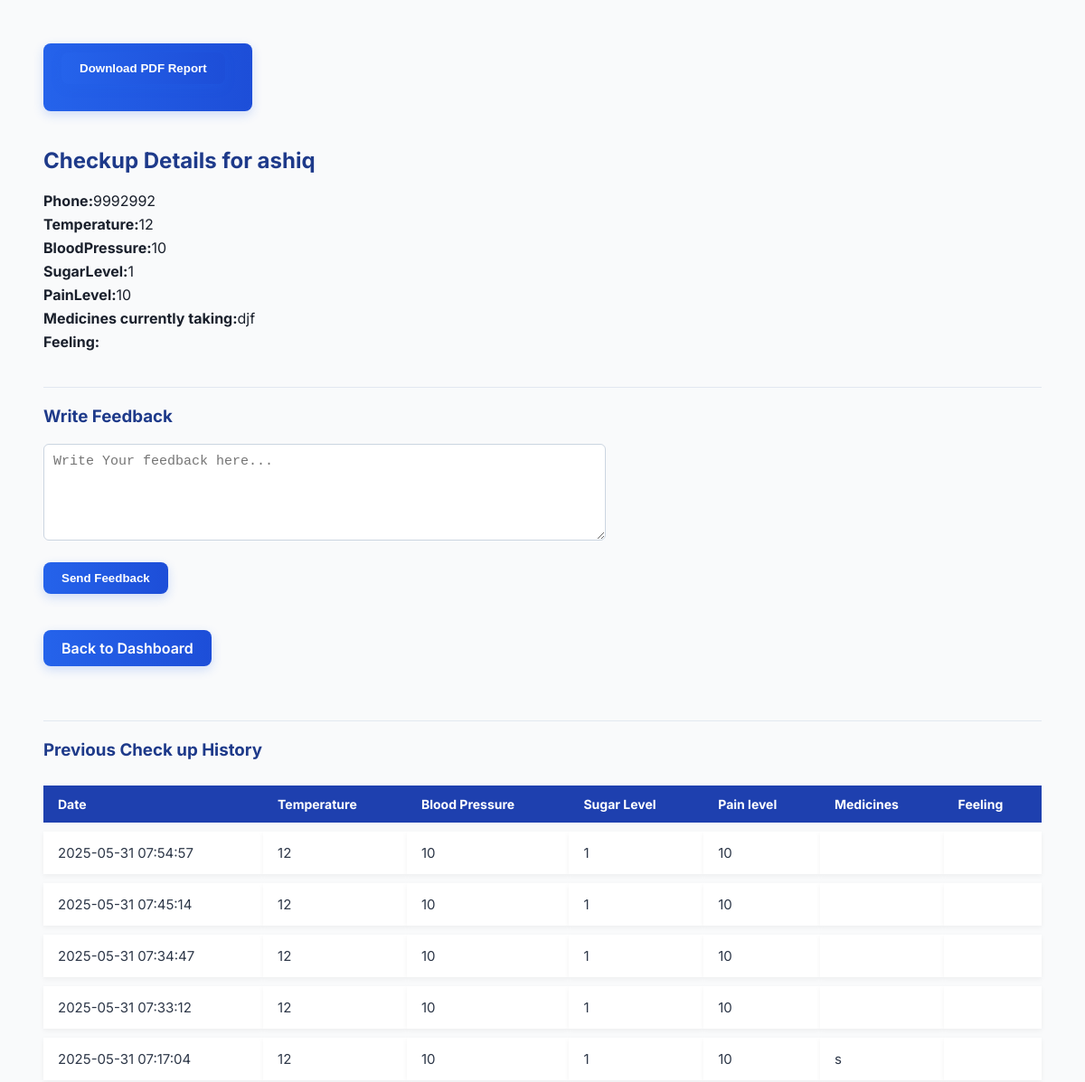
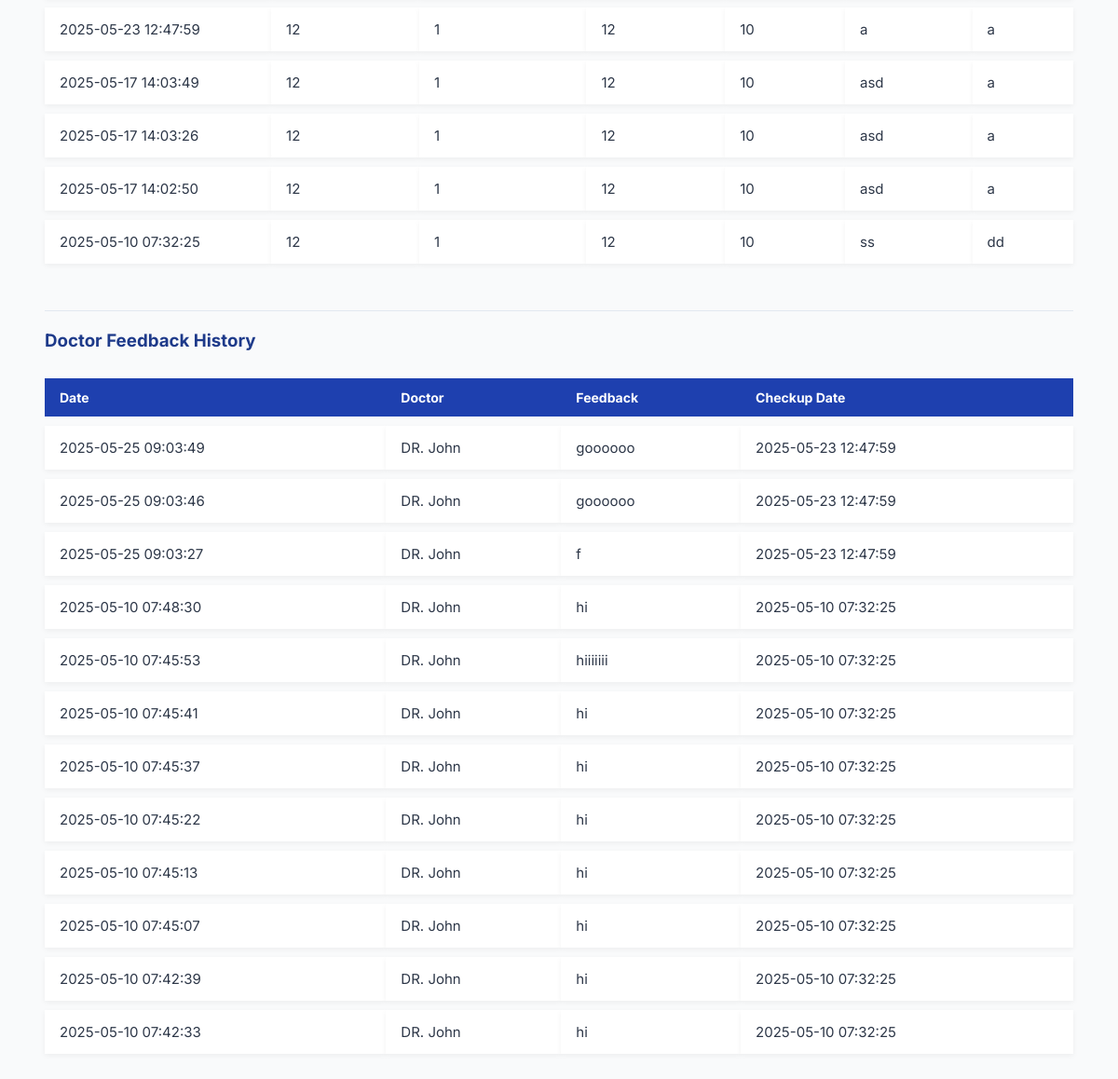
The app's page /doctor/view_checkup.php?id=19 (signed in) with its own data (2 pictures, top to bottom).
### tables this page shows
CREATE TABLE `checkups` (
  `id` int(11) NOT NULL,
  `user_id` int(11) NOT NULL,
  `full_name` varchar(100) NOT NULL,
  `phone` varchar(20) DEFAULT NULL,
  `temperature` varchar(10) DEFAULT NULL,
  `blood_pressure` varchar(20) DEFAULT NULL,
  `sugar_level` varchar(20) DEFAULT NULL,
  `pain_level` varchar(50) DEFAULT NULL,
  `medicines` text DEFAULT NULL,
  `feeling` text DEFAULT NULL,
  `created_at` timestamp NOT NULL DEFAULT current_timestamp()
);

CREATE TABLE `doctor_feedback` (
  `id` int(11) NOT NULL,
  `checkup_id` int(11) NOT NULL,
  `doctor_id` int(11) NOT NULL,
  `feedback` text NOT NULL,
  `created_at` timestamp NOT NULL DEFAULT current_timestamp()
);

CREATE TABLE `users` (
  `id` int(11) NOT NULL,
  `name` varchar(100) DEFAULT NULL,
  `email` varchar(100) DEFAULT NULL,
  `password` varchar(255) NOT NULL,
  `role` enum('patient','doctor') DEFAULT 'patient'
);

### doctor/view_checkup.php (the view, shortened to what this page needs)
<?php
require '../config/db.php';
$checkup_id = $_GET['id'];
$stmt = $pdo->prepare("SELECT c.*, u.name AS patient_name, u.email AS
patient_email FROM checkups c JOIN users u ON c.user_id = u.id WHERE c.id =?");
$stmt->execute([$checkup_id]);
$checkup = $stmt->fetch();
$patient_id = $checkup['user_id'];
$historyStmt = $pdo->prepare("SELECT * FROM checkups WHERE user_id = ? and id != ? ORDER BY created_at DESC");
$historyStmt->execute([$patient_id,$checkup_id]);
$history = $historyStmt->fetchAll();
$feedbackStmt = $pdo->prepare("SELECT f.feedback, f.created_at, d.name, c.created_at AS checkup_date
FROM doctor_feedback f JOIN users d ON f.doctor_id = d.id JOIN checkups c ON f.checkup_id = c.id
WHERE c.user_id = ? ORDER BY f.created_at DESC");
$feedbackStmt->execute([$patient_id]);
$feedbackHistory = $feedbackStmt->fetchAll();
?>
<!DOCTYPE html>
<html>
<head>
</head>
<body>
    <a href ="export_pdf.php?id=<?= $checkup['id'] ?>" class="button-link" target="_blank">
        <button type="button">Download PDF Report</button>
</a>
    <h2>Checkup Details for <?= htmlspecialchars($checkup['full_name']) ?></h2>
    <p><strong>Phone:</strong><?= htmlspecialchars($checkup['phone']) ?></p>
    <p><strong>Temperature:</strong><?= htmlspecialchars($checkup['temperature']) ?></p>
    <p><strong>BloodPressure:</strong><?= htmlspecialchars($checkup['blood_pressure']) ?></p>
    <p><strong>SugarLevel:</strong><?= htmlspecialchars($checkup['sugar_level']) ?></p>
    <p><strong>PainLevel:</strong><?= htmlspecialchars($checkup['pain_level']) ?></p>
    <p><strong>Medicines currently taking:</strong><?= nl2br(htmlspecialchars($checkup['medicines'])) ?></p>
    <p><strong>Feeling:</strong><?= nl2br(htmlspecialchars($checkup['feeling'])) ?></p>
    <hr>
    <h3>Write Feedback</h3>
    <form method="POST">
        <textarea name="feedback" rows="5" cols="50" placeholder="Write Your feedback here..."></textarea><br><br>
        <button type="submit">Send Feedback</button>
    </form>
    <br>
    <a href="dashboard.php" class="button-link back-link">Back to Dashboard</a>
<?php if($history): ?>
    <hr>
    <h3> Previous Check up History </h3>
    <table>
        <tr>
            <th>Date</th>
            <th>Temperature</th>
            <th>Blood Pressure</th>
            <th>Sugar Level</th>
            <th>Pain level</th>
            <th>Medicines</th>
            <th>Feeling</th>
</tr>
<?php foreach($history as $h): ?>
    <tr>
        <td><?= htmlspecialchars($h['created_at']) ?></td>
        <td><?= htmlspecialchars($h['temperature']) ?></td>
        <td><?= htmlspecialchars($h['blood_pressure']) ?></td>
        <td><?= htmlspecialchars($h['sugar_level']) ?></td>
        <td><?= htmlspecialchars($h['pain_level']) ?></td>
        <td><?= nl2br(htmlspecialchars($h['medicines'])) ?></td>
        <td><?= nl2br(htmlspecialchars($h['feeling'])) ?></td>
</tr>
<?php endforeach; ?>
</table>
<?php endif; ?>
<?php if ($feedbackHistory): ?>
    <hr>
    <h3>Doctor Feedback History</h3>
    <table>
        <tr>
            <th>Date</th>
            <th>Doctor</th>
            <th>Feedback</th>
            <th>Checkup Date</th>
        </tr>
        <?php foreach ($feedbackHistory as $fb): ?>
            <tr>
                <td><?= htmlspecialchars($fb['created_at']) ?></td>
                <td><?= htmlspecialchars($fb['name']) ?></td>
                <td><?= nl2br(htmlspecialchars($fb['feedback'])) ?></td>
                <td><?= htmlspecialchars($fb['checkup_date']) ?></td>
        </tr>
        <?php endforeach; ?>
        </table>
        <?php else: ?>
            <p>No feedback history available.</p>
        <?php endif; ?>
    </body>
    </html>

### doctor/view_checkup.php (style rules this page uses)
body { font-family: 'Inter', sans-serif; background-color: #f9fafb; padding: 40px; color: #1a202c; }
h2, h3 { color: #1e3a8a; }
p { margin: 6px 0; }
a.button-link, button { display:inline-block; padding: 10px 20px; background: linear-gradient(to right, #2563eb, #1d4ed8); color: white; font-weight: 600; border: none; border-radius: 8px; cursor: pointer; text-decoration: none; box-shadow: 0 4px 12px rgba(37,99,235,0.2); transition: transform 0.2s ease, box-shadow 0.2s ease; margin-right: 10px; margin-bottom: 20px; }
table { width: 100%; border-collapse: separate; border-spacing: 0 10px; animation: fadeSlideIn 0.6s; }
th { background-color: #1e40af; color: white; text-align: left; padding: 12px 16px; borer-radius: 8px 8px 0 0; font-size: 14px; }
td { background-color: white; padding: 14px 16px; color: #2d3748; font-size: 15px; box-shadow: 0 2px 6px rgba(0,0,0,0.05); transition: background 0.3s ease; }
textarea { width: 100%; max-width: 600px; padding: 10px; font-size: 15px; border-radius: 6px; border: 1px solid #cbd5e1; }
hr { margin: 40px 0 20px; border: none; border-top: 1px solid #e2e8f0; }
.back-link { background: #e2e8f0; color: #1e3a8a; }

### records on screen
checkups: full_name "ashiq", phone "9992992", temperature "12", blood_pressure "10", sugar_level "1", pain_level "10", medicines "djf"
checkups: created_at "2025-05-31 07:54:57", temperature "12", blood_pressure "10", sugar_level "1", pain_level "10"
checkups: created_at "2025-05-31 07:45:14", temperature "12", blood_pressure "10", sugar_level "1", pain_level "10"
checkups: created_at "2025-05-31 07:34:47", temperature "12", blood_pressure "10", sugar_level "1", pain_level "10"
checkups: created_at "2025-05-31 07:33:12", temperature "12", blood_pressure "10", sugar_level "1", pain_level "10"
checkups: created_at "2025-05-31 07:17:04", temperature "12", blood_pressure "10", sugar_level "1", pain_level "10", medicines "s"
checkups: created_at "2025-05-23 12:47:59", temperature "12", blood_pressure "1", sugar_level "12", pain_level "10", medicines "a", feeling "a"
checkups: created_at "2025-05-17 14:03:49", temperature "12", blood_pressure "1", sugar_level "12", pain_level "10", medicines "asd", feeling "a"
checkups: created_at "2025-05-17 14:03:26", temperature "12", blood_pressure "1", sugar_level "12", pain_level "10", medicines "asd", feeling "a"
checkups: created_at "2025-05-17 14:02:50", temperature "12", blood_pressure "1", sugar_level "12", pain_level "10", medicines "asd", feeling "a"
checkups: created_at "2025-05-10 07:32:25", temperature "12", blood_pressure "1", sugar_level "12", pain_level "10", medicines "ss", feeling "dd"
doctor_feedback: created_at "2025-05-25 09:03:49", doctor.name "DR. John", feedback "goooooo", checkup.created_at "2025-05-23 12:47:59"
doctor_feedback: created_at "2025-05-25 09:03:46", doctor.name "DR. John", feedback "goooooo", checkup.created_at "2025-05-23 12:47:59"
doctor_feedback: created_at "2025-05-25 09:03:27", doctor.name "DR. John", feedback "f", checkup.created_at "2025-05-23 12:47:59"
doctor_feedback: created_at "2025-05-10 07:48:30", doctor.name "DR. John", feedback "hi", checkup.created_at "2025-05-10 07:32:25"
doctor_feedback: created_at "2025-05-10 07:45:53", doctor.name "DR. John", feedback "hiiiiiii", checkup.created_at "2025-05-10 07:32:25"
doctor_feedback: created_at "2025-05-10 07:45:41", doctor.name "DR. John", feedback "hi", checkup.created_at "2025-05-10 07:32:25"
doctor_feedback: created_at "2025-05-10 07:45:37", doctor.name "DR. John", feedback "hi", checkup.created_at "2025-05-10 07:32:25"
doctor_feedback: created_at "2025-05-10 07:45:22", doctor.name "DR. John", feedback "hi", checkup.created_at "2025-05-10 07:32:25"
doctor_feedback: created_at "2025-05-10 07:45:13", doctor.name "DR. John", feedback "hi", checkup.created_at "2025-05-10 07:32:25"
doctor_feedback: created_at "2025-05-10 07:45:07", doctor.name "DR. John", feedback "hi", checkup.created_at "2025-05-10 07:32:25"
doctor_feedback: created_at "2025-05-10 07:42:39", doctor.name "DR. John", feedback "hi", checkup.created_at "2025-05-10 07:32:25"
doctor_feedback: created_at "2025-05-10 07:42:33", doctor.name "DR. John", feedback "hi", checkup.created_at "2025-05-10 07:32:25"
